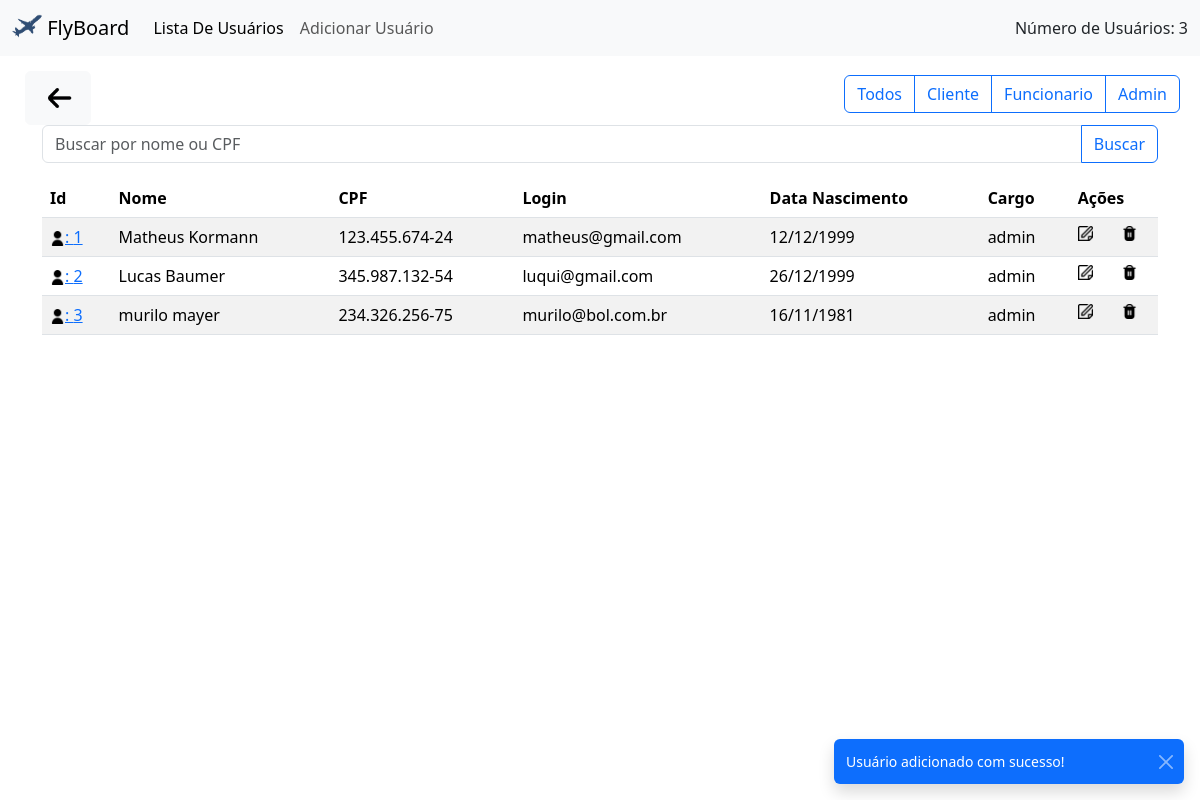
The page /admListUser/listUsers.php?result=3 (signed in) on the database its author committed.
### tables this page shows
CREATE TABLE USERS (
    ID_USER INT PRIMARY KEY AUTO_INCREMENT,
    NAME VARCHAR(100),
    CPF VARCHAR(100),
    EMAIL VARCHAR(100),
    DATA_DE_NASCIMENTO VARCHAR(100),
    PASSWORD VARCHAR(100),
    ROLE VARCHAR(100),
    USERIMAGEPATH VARCHAR(200),
    UNIQUE (CPF, EMAIL)
);

### admListUser/listUsers.php (the view, shortened to what this page needs)
<?php
    include('../connections/connection.php');
    $valor = 0;
    function atualizarfiltro($valor, $conn){
        switch ($valor) {
            case 0:
                $sql = "SELECT ID_USER, NAME, CPF, EMAIL, DATA_DE_NASCIMENTO, ROLE FROM USERS";
                $result = $conn->query($sql);
                return $result;
                break;
        }
    }
    if(isset($_GET['filtro'])){
        $valor = $_GET['filtro'];
        $result = atualizarfiltro($valor, $conn);
    } else {
        $result = atualizarfiltro($valor, $conn);
    }
?>
<html>
<head>
    <link rel="stylesheet" href="userLstStyle.css">
    <link rel="stylesheet" href="../node_modules/bootstrap/dist/css/bootstrap.min.css">
</head>
<body>
<?php
        $sql_num_users = "SELECT COUNT(*) AS total FROM users";
        $result_num_users = $conn->query($sql_num_users);
        $row_num_users = $result_num_users->fetch_assoc();
        $total_users = $row_num_users['total'];
    ?>
     <nav class="navbar navbar-expand-lg bg-body-tertiary">
  <div class="container-fluid">
  <a class="navbar-brand" href="../index/index.php">
      <img src="../imagens/flyboardNavBar.png" alt="Logo" width="30" height="24" class="d-inline-block align-text-top">
      FlyBoard
    </a>
    <div class="collapse navbar-collapse" id="navbarScroll">
      <ul class="navbar-nav me-auto my-2 my-lg-0 navbar-nav-scroll" style="--bs-scroll-height: 100px;">
        <li class="nav-item">
          <a class="nav-link active" aria-current="page">Lista De Usuários</a>
        </li>
        <li class="nav-item">
              <a class="nav-link" href="./addUser.php" role="button" aria-expanded="false">
                Adicionar Usuário
              </a>
        </li>
      </ul>
      <li class="nav-item dropdown  d-flex">
              <a class="nav-link"  aria-expanded="false">Número de Usuários: <?php echo $total_users; ?></a>
            </li>
    </div>
  </div>
</nav>
    <div id="conteinerButtom">
        <a id="botaoVoltar" type="button" class="btn btn-light" href="../homes/homeAdmin.php"><img src="../imagens/iconVoltar.png" alt="voltarHome" style="width: 40px; height: 40px"></a>
    </div>
    <form method="POST" action="<?php echo $_SERVER['PHP_SELF']; ?>" class="mb-3">
        <div class="input-group container">
            <input type="text" class="form-control" placeholder="Buscar por nome ou CPF" name="search">
            <button class="btn btn-outline-primary" type="submit">Buscar</button>
        </div>
    </form>
    <div class="btn-group" id="btnFiltro" role="group" aria-label="Basic outlined example">
        <button type="button" onclick="atualizarFiltro(0)" class="btn btn-outline-primary">Todos</button>
        <button type="button" onclick="atualizarFiltro(1)" class="btn btn-outline-primary">Cliente</button>
        <button type="button" onclick="atualizarFiltro(2)" class="btn btn-outline-primary">Funcionario</button>
        <button type="button" onclick="atualizarFiltro(3)" class="btn btn-outline-primary">Admin</button>
    </div>
    <div class="container">
        <table id="tabela-usuarios" class="table table-striped table-hover">
            <thead>
                <tr>
                    <th scope="col">Id</th>
                    <th scope="col">Nome</th>
                    <th scope="col">CPF</th>
                    <th scope="col">Login</th>
                    <th scope="col">Data Nascimento</th>
                    <th scope="col">Cargo</th>
                    <th colspan="2">Ações</th>
                </tr>
            </thead>
            <tbody>
<?php
                    if ($result->num_rows > 0) {
                        while ($row = $result->fetch_assoc()) {
                ?>
                            <tr>
                                <td><a href="./userUser.php?id=<?php echo $row['ID_USER'] ?>"><img src="../imagens/idUser.png" alt="user" style="width: 15px; height: 15px;">: <?php echo $row["ID_USER"] ?></a></td>
                                <td><?php echo $row["NAME"] ?></td>
                                <td><?php echo $row["CPF"] ?></td>
                                <td><?php echo $row["EMAIL"] ?></td>
                                <td><?php echo $row["DATA_DE_NASCIMENTO"] ?></td>
                                <td><?php echo $row["ROLE"] ?></td>
                                <td><a href="./editUser.php?id=<?php echo $row['ID_USER'] ?>"><img src="../imagens/editar.png" alt="edit" style="width: 15px; height: 15px;"></a></td>
                                <td data-user-id="<?= $row['ID_USER'] ?>" onclick="showModal(this)"><a href="#"><img src="../imagens/lixo.png" alt="delet" style="width: 15px; height: 15px;"></a></td>
                            </tr>
<?php
                        }
                    }
                ?>
            </tbody>
        </table>
    </div>
<div class="toast-container position-fixed bottom-0 end-0 p-3">
</div>
<div class="toast-container position-fixed bottom-0 end-0 p-3">
</div>
<div class="toast-container position-fixed bottom-0 end-0 p-3">
<div id="ToastAddSucess" class="toast align-items-center text-bg-primary border-0" role="alert" aria-live="assertive" aria-atomic="true">
  <div class="d-flex">
    <div class="toast-body">
      Usuário adicionado com sucesso!
    </div>
    <button type="button" class="btn-close btn-close-white me-2 m-auto" data-bs-dismiss="toast" aria-label="Close"></button>
  </div>
</div>
</div>
<div class="toast-container position-fixed bottom-0 end-0 p-3">
</div>
</body>
</html>

### admListUser/userLstStyle.css (style rules this page uses)
a { text-decoration: none; color: #000; }
#botaoVoltar { margin-top: 15px; margin-left: 25px; }
#btnFiltro { position: absolute; top: 0; right: 0; margin: 20px; margin-top: 75px; }

### rows shown on the page
users: ID_USER "1", NAME "Matheus Kormann", CPF "123.455.674-24", EMAIL "matheus@gmail.com", DATA_DE_NASCIMENTO "12/12/1999", ROLE "admin"
users: ID_USER "2", NAME "Lucas Baumer", CPF "345.987.132-54", EMAIL "luqui@gmail.com", DATA_DE_NASCIMENTO "26/12/1999", ROLE "admin"
users: ID_USER "3", NAME "murilo mayer", CPF "234.326.256-75", EMAIL "murilo@bol.com.br", DATA_DE_NASCIMENTO "16/11/1981", ROLE "admin"

### other values the page prints
$total_users "3"
